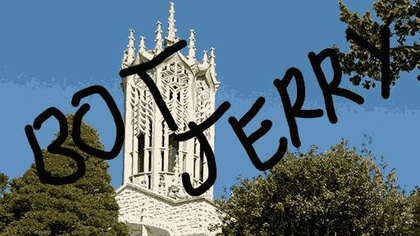
%> input picture 10colourclocktower-edit.jpg, 420 x 236 px, shrunk from 512 x 288 before the run
$ octave ConvertImage.m   (GNU Octave 9; MATLAB toolbox functions it lacks are replaced by stand-ins)
%> lines starting %> are read from the running program, lines starting %| are printed output that depends on the picture
### src/SelectKRandomPoints.m
% This function selects k points/pixels randomly from an image (A)
% and outputs a k by 2 array. Make sure that the value of k does not exceed
% the size of your image. Warning - for large k values (eg. 200+) this can
% take an extremely long time to complete as the while loop used to check
% that the pixels selected are unique grows exponentially as the value of k
% increases.
% Author: Alex Verkerk

function [points] = SelectKRandomPoints(A,k)
% Finding the length of the columns/rows and then creating a vector between
% 1 and the column/row length
lengthOfCols=size(A,2);
lengthOfRows=size(A,1);
numOfCols=1:lengthOfCols;
numOfRows=1:lengthOfRows;

% Creating an array of ones the same size as the image (eg if the image is
% 256x256x3 then this would be 256x256)
O=ones(lengthOfRows,lengthOfCols);

% This creates an array with each row filled by the row number (eg a 2x2
% array would look like [1,1;2,2]). This is our row location matrix.
r=O.*numOfRows';

% This creates an array with each column filled by the column number (eg a
% 2x2 array would look like [1,2;1,2]). This is our column location matrix
c=O.*numOfCols;

n=numel(O); % finding the # of elements in the 2D array we'll select from
R=zeros(1,k); % preallocating R & C (which are used at the end)
C=zeros(1,k);
U=0;

% This while loop used to check if unique pixels have been selected. U will
% have the same length as c when c is populated with fully unique pixel
% combinations.
while length(U) ~= length(C)
    R=r(randperm(n,k)); % choosing k unique values randomly from r
    C=c(randperm(n,k)); % choosing k unique values randomly from c

    % Whenever R+4*C is the same value as another(ie the same pixel), then
    % U will be shorter than C. This means that the while loop will
    % continue until only unique values are present.
    U=unique(R+40*C);
end

% This arranges R & C into a kx2 matrix as requested by ConvertImage.m
points=[R;C]';
end

### src/GetRGBValuesForPoints.m
% This function retrieves the colour values of pixels of an image based on
% their coordinates, which are stored in the array 'points', and returns a
% 3D array of the RGB values.
% Inputs: A: A 3D image or array in the double format.
%         points: An array containing the row and column indices for a
%                 number of random points. This can be generated using the
%                 'SelectKRandomPoints' function.
% Outputs: seedMeans: A 3D array of rgb values with one column & 3 layers.
% Author: Alex Verkerk

function seedMeans = GetRGBValuesForPoints(A,points)
seedMeans=zeros(size(points,1),1,3); % Preallocates the seedMeans array

% This loop reads the first coordinate stored in points, then finds the
% coorresponding pixel. It will then read the R, G & B values of that pixel
% and store them in the corresponding 3 layers of seedMeans. This loops
% until the last coordinate stored in points has been processed.
for i=1:size(points,1)
    seedMeans(i,1,1)=A(points(i,1),points(i,2),1); % R value read & stored
    seedMeans(i,1,2)=A(points(i,1),points(i,2),2); % G value read & stored
    seedMeans(i,1,3)=A(points(i,1),points(i,2),3); % B value read & stored
end
end

### src/KMeansRGB.m
% This function calculates the absolute mean of each cluster. It does this
% by first assigning everything to clusters based on randomly selected seed
% means. Then the means are calculated for these clusters. The rest of the
% function then loops through by reassigning clusters based on the new
% means just generated, and then generating new means based on these new
% clusters. Ideally, this will result in a point where the means stop
% changing (convergence), and the clusters that would be assigned would be
% the same each time. If this does not happen, then the loop would continue
% infinitely. Thus the code has a check to make sure that this doesn't
% happen by specifying the maximum number of iterations the code can go
% through.
% Inputs: A: A 3D image or array in the double format.
%         seedMeans: A 3D array of rgb values with one column & 3 layers.
%         This can be generated by 'GetRGBValuesForPoints'
%         maxIterations: This is a user specified value for how much the
%         code is allowed to loop.
% Outputs: clusters: A 2D array the same height and width as A with each
%          pixel initially assigned a cluster number based on the size and
%          value of seedMeans. This will update for every loop of KMeansRGB
%          based on the new means generated with each loop.
%          means: This is a single column array with 3 layers and the same
%          number of rows as seedMeans & contains the mean rgb values for
%          each cluster. This is the final result of the loop.
% Author: Alex Verkerk

function [clusters, means] = KMeansRGB(A,seedMeans,maxIterations)
pos=1; % setting the count to 1
k=size(seedMeans,1);

% Preallocating tempmeans for speed. tempmeans is used to store each value
% generated by UpdateMeans successively, which allows comparing to previous
% values.
tempmeans=zeros(k,maxIterations,3);

% Calling AssignToClusters & UpdateMeans based on seedMeans to create the
% first means & clusters.
clusters = AssignToClusters(A,seedMeans);
tempmeans(:,pos,:)=UpdateMeans(A,k,clusters);

% This for loop continues until either maxIterations is reached or until
% tempmeans no longer changes. This will continually update clusters &
% tempmeans based on the previous iteration. tempmeans is continually
% compared to the previous value of tempmeans until convergence is
% achieved.
for pos=2:maxIterations
    clusters = AssignToClusters(A,tempmeans(:,pos-1,:));
    tempmeans(:,pos,:)=UpdateMeans(A,k,clusters);
    % If statement to check if certain conditions have been met.
    if tempmeans(:,pos,:)==tempmeans(:,pos-1,:)
        break;
    elseif pos==maxIterations
        disp('Maximum number of iterations reached before convergence was achieved')
    end
end

% This sets means to the final position of the tempmeans.
means=tempmeans(:,pos,:);
end

### src/AssignToClusters.m
% This function allocates every pixel in an image to a cluster, based on a
% set of random pixels ('seedMeans') selected in another function based on
% the user input value 'k'. This means that the 'seedMeans' values are
% randomly assigned, and then the entire remainder of the pixel values of
% the image are assigned to a cluster based on how close they are to each
% 'seedMean'. For example, if you had 3 seedMeans, then you would have 3
% clusters of colour values based on the squared distance between the
% points.
% Inputs: A: A 3D image or array in the double format.
%         seedMeans: A 3D array of rgb values with one column & 3 layers.
%         This can be generated by 'GetRGBValuesForPoints'
% Output: clusters: A 2D array the same height and width as A with each
%         pixel assigned a cluster number based on the size and value of
%         seedMeans.
% Author: Alex Verkerk

function [clusters] = AssignToClusters(A,seedMeans)
clusters=zeros(size(A,1),size(A,2)); % Preallocating clusters array.
% Preallocating kclusters array. This array essentially stores every
% distance value for a pixel in the 3rd dimension. Eg. if there are 5
% seedMeans, then there will be 5 layers for each pixel, containing the
% distance of the pixel from each of the means.
kclusters=zeros(size(A,1),size(A,2),size(seedMeans,1));

% This for loop cycles through all the values of the seedMeans and finds
% the squaredDistance between the point and the seedMean. The formula used
% for the squared distance between points is:
% D=(P(1)-Q(1))^2 + (P(2)-Q(2))^2 + (P(3)-Q(3))^2
% This for loop uses vectorisation to complete the operation of the
% squaredDistance formula more efficiently.
for i=1:size(seedMeans,1)
    kclusters(:,:,i)=(A(:,:,1)-seedMeans(i,:,1)).^2 + (A(:,:,2)...
        -seedMeans(i,:,2)).^2 + (A(:,:,3)-seedMeans(i,:,3)).^2;
end
% This for loop cycles through each element in the layers of our kclusters
% array (ie where the distance from the seedMeans values were stored) and
% finds the smallest distance. As a result of how the find function works,
% this will return the layer number of the smallest distance, which we
% assign as the cluster number. This was partially inspired by a reply to
% this post on mathworks:
% https://au.mathworks.com/matlabcentral/answers/13149-finding-duplicates
for ii=1:size(A,1)
    for jj=1:size(A,2)
        temppoints=find(kclusters(ii,jj,:)==min(kclusters(ii,jj,:)));
        % This if statment fixes an error that occurs when there are two or
        % more minimum distances, and selects the first of the minimum
        % distances if there are multiple. If there is only one minimum
        % distance found, it is added to the clusters array.
        if length(temppoints)>1
            clusters(ii,jj)=temppoints(1,1);
        else
            clusters(ii,jj)=temppoints;
        end
    end
end
end

### src/UpdateMeans.m
% This function analyses the mean pixel values for each cluster of the
% image (the clusters having been set previously based on the function
% 'AssignToClusters'). It does this by cycling through each pixel & its
% rgb values, then adding each rgb value into an array based on the cluster
% number. Then this is divided by the total number of times a value was
% added into the array.
% Inputs: A: A 3D image or array in the double format.
%         k: A user selected number for the amount of colours.
%         clusters: A 2D array the same height and width as A with each
%         pixel assigned a cluster number based on k & seedMeans. This can
%         be generated using 'AssignToClusters'
% Output: means: This is a single column array with 3 layers and k rows &
%         contains the mean rgb values for each cluster.
% Author: Alex Verkerk

function [means]=UpdateMeans(A,k,clusters)
R=zeros(1,k); % Preallocating the three arrays used for our RGB values
G=zeros(1,k);
B=zeros(1,k);
count=zeros(1,k); % Preallocating the counts array

% This nested for loop cycles between every pixel of the image. It then
% cycles through each value of t, where t is the number of clusters. If the
% cluster for that specific pixel is the same as the t at that point, the
% rgb values are added into an array at the t position.
for i=1:size(A,1)
    for j=1:size(A,2)
        for t=1:k
            if clusters(i,j)==t
                % This array will add values on values for each pixel per
                % cluster. Eg. a pixel in cluster 4 with r of 215 is added
                % to the column 4 (which could have a value of 2600 from
                % having many values added previously).
                R(t)=R(t)+A(i,j,1);
                G(t)=G(t)+A(i,j,2);
                B(t)=B(t)+A(i,j,3);
                % This count is specific to each column of t. It counts how
                % many values are added to each column.
                count(t)=count(t)+1;
            end
        end
    end
end

% The mean rgb values for each cluster are then calculated by dividing the
% total number by the number of values added to the array. They are then
% stored in the means array.
means(:,:,1)=(R./count)';
means(:,:,2)=(G./count)';
means(:,:,3)=(B./count)';
end

### src/CreateKColourImage.m
% This function takes the final absolute means value, and the final cluster
% data and converts that into an RGB image.
% Inputs: clusters: A 2D array the same height and width as A with each
%         pixel assigned a cluster number based on the number of user
%         selected colours.
%         means: This is a single column array with 3 layers and the same
%         number of rows as seedMeans & contains the mean rgb values for
%         each cluster.
% Output: B: This is an image, with 3 layers (RGB), and the same height
%            and width as clusters.
% Author: Alex Verkerk

function B = CreateKColourImage(clusters,means)
B=zeros(size(clusters,1),size(clusters,2),3); % Preallocating image

% This for loop simply goes through every value of clusters and assigns it
% the mean colour value for that cluster.
for i=1:size(clusters,1)
    for j=1:size(clusters,2)
        B(i,j,:)=means(clusters(i,j),:);
    end
end
B=uint8(B); % Converting to the correct image format
end

### src/ConvertImage.m
% This script converts an image containing many colours
% into one containing just k colours (where k is a small number)
% It does this using by using the k-means algorithm, a general purpose
% data science algorithm which can be used to sort data into k clusters.
% Before this script can be used the following functions must be
% implemented: SelectKRandomPoints, GetRGBValuesForPoints, KMeansRGB and
% CreateKColourImage
%
% Author: Peter Bier

% Read in an image to convert
% If enter is hit the image to read will default to clocktower.jpg
tic
imageName = input('Please enter the name of the image you which to convert:','s');
%> the answer given: ../10colourclocktower-edit.jpg
imageName = "../resources/"+imageName;
if isempty(imageName)
    imageName = '../resources/clocktower.jpg';
end
A = imread(imageName);
%> A is the input picture: size 236x420x3 uint8; mean R, G, B 88.3, 109.3, 121.3

% get the number of colours and maximum number of iterations from the user
k = input('How many colours do you want to use? (enter a small number):');
%> the answer given: 3
maxIterations = input('What is the maximum number of iterations you want to permit? (e.g. 200):');
%> the answer given: 2

% display the original image in figure 1
figure(1)
imshow(A)
title(['Original image: ' imageName]);

% convert image data to double format so we can do calculations with it
A=double(A);
%> A: size 236x420x3 double

% visualise 3D colour space data
figure(2)
plot3(A(:,:,1),A(:,:,2),A(:,:,3),'+b')
title(['Colour space data for ' imageName])
xlabel('red'); ylabel('green'); zlabel('blue');
axis tight
grid on
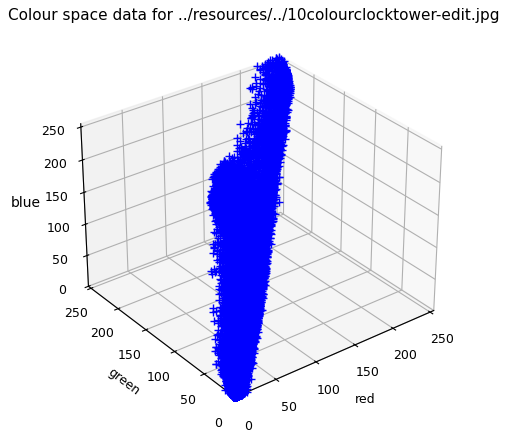
%> figure redrawn from the program's plot data

% select k points at random from the image
[points] = SelectKRandomPoints(A,k);
%> points = [156 109; 81 215; 153 171]

% use selected points to get the colour values for our seed means
seedMeans = GetRGBValuesForPoints(A,points);

% use the k means algorithm to segment all pixels in the image
% into one of k clusters and calculate the corresponding means
[clusters, means] = KMeansRGB(A,seedMeans,maxIterations);
%> after the loop in AssignToClusters, `for i=1:size(seedMeans,1)`:
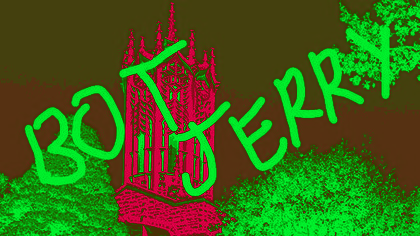
%> kclusters: size 236x420x3 double; mean R, G, B 44611.8, 71885.3, 15931.3; drawn with min black and max white
%> after the loop in AssignToClusters, `for ii=1:size(A,1)`:
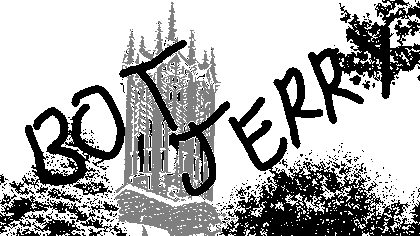
%> clusters: size 236x420 double; min 1, max 3, mean 2.38; drawn with min black and max white
%> after the loop in UpdateMeans, `for i=1:size(A,1)`: B = [328467 2142182 9554614]; G = [575313 2309771 7944069]; R = [574591 2372122 5801246]; count = [25676 10387 63057]
%> the loop in KMeansRGB, `for pos=2:maxIterations` made 1 pass
%> pass 1, in KMeansRGB, `clusters = AssignToClusters(A,tempmeans(:,pos-1,:));`:
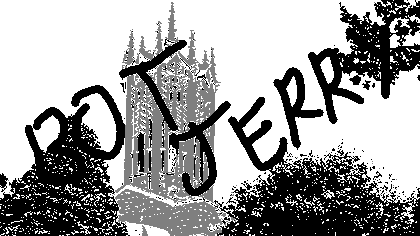
%> clusters: size 236x420 double; min 1, max 3, mean 2.24; drawn with min black and max white

% convert the cluster data into an image by using the corresponding colour
% for each cluster (i.e. the mean colour for that cluster)
% the output will be an unsigned 8 bit integer array
B = CreateKColourImage(clusters,means);
%> after the loop in CreateKColourImage, `for i=1:size(clusters,1)`:
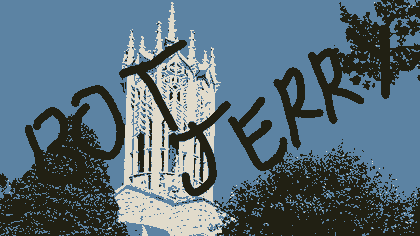
%> B: size 236x420x3 double; mean R, G, B 88.3, 109.3, 121.3; mean of the top-left, top-right, bottom-left and bottom-right quarters 133.3, 101.6, 106.9, 83.3

% display the resulting k colour image and write it to a file
figure(3)
imshow(B);
title([num2str(k) ' colour version of ' imageName ])
imwrite(B,[num2str(k) 'colour' imageName]);
toc

$ run again, on 3colourclocktower-edit.jpg
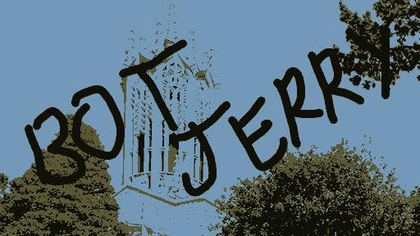
%> input picture 3colourclocktower-edit.jpg, 420 x 236 px, shrunk from 512 x 288 before the run
%> A is the input picture: size 236x420x3 uint8; mean R, G, B 87.8, 109.1, 122
%> A: size 236x420x3 double
%> `[points] = SelectKRandomPoints(A,k);`: points = [156 109; 81 215; 153 171]
%> after the loop in AssignToClusters, `for ii=1:size(A,1)`:
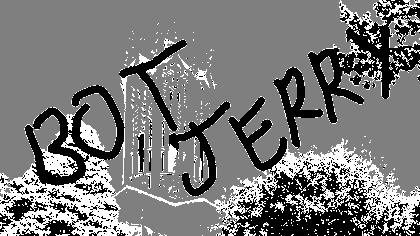
%> clusters: size 236x420 double; min 1, max 3, mean 1.94; drawn with min black and max white
%> after the loop in UpdateMeans, `for i=1:size(A,1)`: B = [238582 10702324 1149093]; G = [429929 8973168 1412768]; R = [405686 6967979 1332184]; count = [22680 59390 17050]
%> after the loop in CreateKColourImage, `for i=1:size(clusters,1)`:
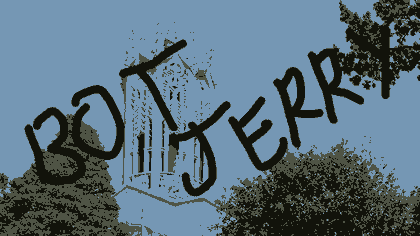
%> B: size 236x420x3 double; mean R, G, B 87.8, 109.1, 122; mean of the top-left, top-right, bottom-left and bottom-right quarters 136.4, 110.9, 92.7, 85.3
